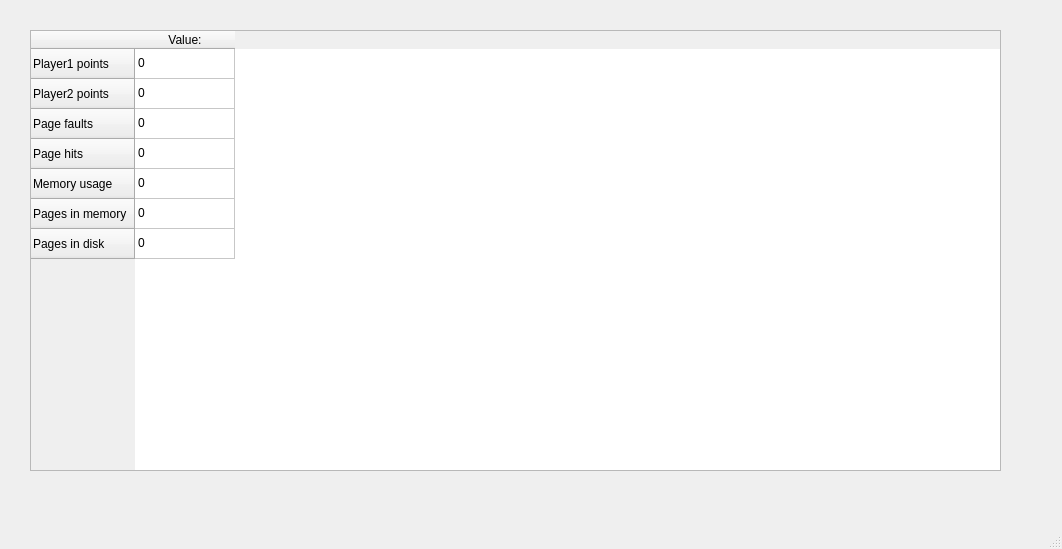
<?xml version="1.0" encoding="UTF-8"?>
<ui version="4.0">
 <class>serverWindow</class>
 <widget class="QMainWindow" name="serverWindow">
  <property name="geometry">
   <rect>
    <x>0</x>
    <y>0</y>
    <width>1062</width>
    <height>549</height>
   </rect>
  </property>
  <property name="windowTitle">
   <string>MainWindow</string>
  </property>
  <widget class="QWidget" name="centralwidget">
   <widget class="QTableWidget" name="tableWidget">
    <property name="geometry">
     <rect>
      <x>30</x>
      <y>30</y>
      <width>971</width>
      <height>441</height>
     </rect>
    </property>
    <property name="maximumSize">
     <size>
      <width>1101</width>
      <height>461</height>
     </size>
    </property>
    <property name="autoFillBackground">
     <bool>false</bool>
    </property>
    <property name="showGrid">
     <bool>true</bool>
    </property>
    <property name="wordWrap">
     <bool>true</bool>
    </property>
    <row>
     <property name="text">
      <string>Player1 points</string>
     </property>
    </row>
    <row>
     <property name="text">
      <string>Player2 points</string>
     </property>
    </row>
    <row>
     <property name="text">
      <string>Page faults</string>
     </property>
    </row>
    <row>
     <property name="text">
      <string>Page hits</string>
     </property>
    </row>
    <row>
     <property name="text">
      <string>Memory usage</string>
     </property>
    </row>
    <row>
     <property name="text">
      <string>Pages in memory</string>
     </property>
    </row>
    <row>
     <property name="text">
      <string>Pages in disk</string>
     </property>
    </row>
    <column>
     <property name="text">
      <string>Value:</string>
     </property>
    </column>
    <item row="0" column="0">
     <property name="text">
      <string>0</string>
     </property>
    </item>
    <item row="1" column="0">
     <property name="text">
      <string>0</string>
     </property>
    </item>
    <item row="2" column="0">
     <property name="text">
      <string>0</string>
     </property>
    </item>
    <item row="3" column="0">
     <property name="text">
      <string>0</string>
     </property>
    </item>
    <item row="4" column="0">
     <property name="text">
      <string>0</string>
     </property>
    </item>
    <item row="5" column="0">
     <property name="text">
      <string>0</string>
     </property>
    </item>
    <item row="6" column="0">
     <property name="text">
      <string>0</string>
     </property>
    </item>
   </widget>
  </widget>
  <widget class="QMenuBar" name="menubar">
   <property name="geometry">
    <rect>
     <x>0</x>
     <y>0</y>
     <width>1062</width>
     <height>22</height>
    </rect>
   </property>
  </widget>
  <widget class="QStatusBar" name="statusbar"/>
 </widget>
 <resources/>
 <connections/>
</ui>
